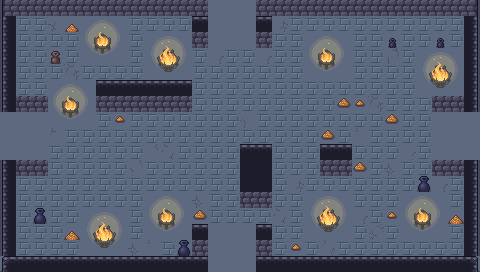

A 2D game scene composited from a Tiled map and its tileset images. What follows is a short description and the map's XML, with each tile layer's data collapsed to a summary:
An orthogonal 30x17 tile map with 16x16 px tiles, 6 tile layers (ground, dressing, decor, walls, ...), 5 tilesets and 12 objects (5x ENTRY, 5x ENEMY, 2x PROP).

<map version="1.10" tiledversion="1.10.2" orientation="orthogonal" renderorder="right-down" width="30" height="17" tilewidth="16" tileheight="16" infinite="0" nextlayerid="8" nextobjectid="13">
 <tileset firstgid="1" name="wall" tilewidth="16" tileheight="16" tilecount="493" columns="17">
  <image source="../../../gfx/tiles/cove/walls_floor.png" width="272" height="464" />
 </tileset>
 <tileset firstgid="494" name="cracks" tilewidth="16" tileheight="16" tilecount="120" columns="8">
  <image source="../../../gfx/tiles/cove/cracks_floor.png" width="128" height="240" />
 </tileset>
 <tileset firstgid="614" name="wallcracks" tilewidth="16" tileheight="16" tilecount="256" columns="8">
  <image source="../../../gfx/tiles/cove/cracks_walls.png" width="128" height="512" />
 </tileset>
 <tileset firstgid="870" name="objects" tilewidth="16" tileheight="16" tilecount="216" columns="24">
  <image source="../../../gfx/tiles/cove/objects.png" width="384" height="144" />
 </tileset>
 <tileset firstgid="1086" name="fire" tilewidth="16" tileheight="16" tilecount="198" columns="11">
  <image source="../../../gfx/tiles/cove/fire.png" width="176" height="288" />
  <tile id="0">
   <animation>
    <frame tileid="0" duration="150" />
    <frame tileid="33" duration="150" />
    <frame tileid="66" duration="150" />
    <frame tileid="99" duration="150" />
    <frame tileid="132" duration="150" />
    <frame tileid="165" duration="150" />
   </animation>
  </tile>
  <tile id="1">
   <animation>
    <frame tileid="1" duration="150" />
    <frame tileid="34" duration="150" />
    <frame tileid="67" duration="150" />
    <frame tileid="100" duration="150" />
    <frame tileid="133" duration="150" />
    <frame tileid="166" duration="150" />
   </animation>
  </tile>
  <tile id="2">
   <animation>
    <frame tileid="2" duration="150" />
    <frame tileid="35" duration="150" />
    <frame tileid="68" duration="150" />
    <frame tileid="101" duration="150" />
    <frame tileid="134" duration="150" />
    <frame tileid="167" duration="150" />
   </animation>
  </tile>
  <tile id="3">
   <animation>
    <frame tileid="3" duration="150" />
    <frame tileid="36" duration="150" />
    <frame tileid="69" duration="150" />
    <frame tileid="102" duration="150" />
    <frame tileid="135" duration="150" />
    <frame tileid="168" duration="150" />
   </animation>
  </tile>
  <tile id="4">
   <animation>
    <frame tileid="4" duration="150" />
    <frame tileid="37" duration="150" />
    <frame tileid="70" duration="150" />
    <frame tileid="103" duration="150" />
    <frame tileid="136" duration="150" />
    <frame tileid="169" duration="150" />
   </animation>
  </tile>
  <tile id="5">
   <animation>
    <frame tileid="5" duration="150" />
    <frame tileid="38" duration="150" />
    <frame tileid="71" duration="150" />
    <frame tileid="104" duration="150" />
    <frame tileid="137" duration="150" />
    <frame tileid="170" duration="150" />
   </animation>
  </tile>
  <tile id="6">
   <animation>
    <frame tileid="6" duration="150" />
    <frame tileid="39" duration="150" />
    <frame tileid="72" duration="150" />
    <frame tileid="105" duration="150" />
    <frame tileid="138" duration="150" />
    <frame tileid="171" duration="150" />
   </animation>
  </tile>
  <tile id="7">
   <animation>
    <frame tileid="7" duration="150" />
    <frame tileid="40" duration="150" />
    <frame tileid="73" duration="150" />
    <frame tileid="106" duration="150" />
    <frame tileid="139" duration="150" />
    <frame tileid="172" duration="150" />
   </animation>
  </tile>
  <tile id="8">
   <animation>
    <frame tileid="8" duration="150" />
    <frame tileid="41" duration="150" />
    <frame tileid="74" duration="150" />
    <frame tileid="107" duration="150" />
    <frame tileid="140" duration="150" />
    <frame tileid="173" duration="150" />
   </animation>
  </tile>
  <tile id="9">
   <animation>
    <frame tileid="9" duration="150" />
    <frame tileid="42" duration="150" />
    <frame tileid="75" duration="150" />
    <frame tileid="108" duration="150" />
    <frame tileid="141" duration="150" />
    <frame tileid="174" duration="150" />
   </animation>
  </tile>
  <tile id="10">
   <animation>
    <frame tileid="10" duration="150" />
    <frame tileid="43" duration="150" />
    <frame tileid="76" duration="150" />
    <frame tileid="109" duration="150" />
    <frame tileid="142" duration="150" />
    <frame tileid="175" duration="150" />
   </animation>
  </tile>
  <tile id="11">
   <animation>
    <frame tileid="11" duration="150" />
    <frame tileid="44" duration="150" />
    <frame tileid="77" duration="150" />
    <frame tileid="110" duration="150" />
    <frame tileid="143" duration="150" />
    <frame tileid="176" duration="150" />
   </animation>
  </tile>
  <tile id="12">
   <animation>
    <frame tileid="12" duration="150" />
    <frame tileid="45" duration="150" />
    <frame tileid="78" duration="150" />
    <frame tileid="111" duration="150" />
    <frame tileid="144" duration="150" />
    <frame tileid="177" duration="150" />
   </animation>
  </tile>
  <tile id="13">
   <animation>
    <frame tileid="13" duration="150" />
    <frame tileid="46" duration="150" />
    <frame tileid="79" duration="150" />
    <frame tileid="112" duration="150" />
    <frame tileid="145" duration="150" />
    <frame tileid="178" duration="150" />
   </animation>
  </tile>
  <tile id="14">
   <animation>
    <frame tileid="14" duration="150" />
    <frame tileid="47" duration="150" />
    <frame tileid="80" duration="150" />
    <frame tileid="113" duration="150" />
    <frame tileid="146" duration="150" />
    <frame tileid="179" duration="150" />
   </animation>
  </tile>
  <tile id="15">
   <animation>
    <frame tileid="15" duration="150" />
    <frame tileid="48" duration="150" />
    <frame tileid="81" duration="150" />
    <frame tileid="114" duration="150" />
    <frame tileid="147" duration="150" />
    <frame tileid="180" duration="150" />
   </animation>
  </tile>
  <tile id="16">
   <animation>
    <frame tileid="16" duration="150" />
    <frame tileid="49" duration="150" />
    <frame tileid="82" duration="150" />
    <frame tileid="115" duration="150" />
    <frame tileid="148" duration="150" />
    <frame tileid="181" duration="150" />
   </animation>
  </tile>
  <tile id="17">
   <animation>
    <frame tileid="17" duration="150" />
    <frame tileid="50" duration="150" />
    <frame tileid="83" duration="150" />
    <frame tileid="116" duration="150" />
    <frame tileid="149" duration="150" />
    <frame tileid="182" duration="150" />
   </animation>
  </tile>
  <tile id="18">
   <animation>
    <frame tileid="18" duration="150" />
    <frame tileid="51" duration="150" />
    <frame tileid="84" duration="150" />
    <frame tileid="117" duration="150" />
    <frame tileid="150" duration="150" />
    <frame tileid="183" duration="150" />
   </animation>
  </tile>
  <tile id="19">
   <animation>
    <frame tileid="19" duration="150" />
    <frame tileid="52" duration="150" />
    <frame tileid="85" duration="150" />
    <frame tileid="118" duration="150" />
    <frame tileid="151" duration="150" />
    <frame tileid="184" duration="150" />
   </animation>
  </tile>
  <tile id="20">
   <animation>
    <frame tileid="20" duration="150" />
    <frame tileid="53" duration="150" />
    <frame tileid="86" duration="150" />
    <frame tileid="119" duration="150" />
    <frame tileid="152" duration="150" />
    <frame tileid="185" duration="150" />
   </animation>
  </tile>
  <tile id="21">
   <animation>
    <frame tileid="21" duration="150" />
    <frame tileid="54" duration="150" />
    <frame tileid="87" duration="150" />
    <frame tileid="120" duration="150" />
    <frame tileid="153" duration="150" />
    <frame tileid="186" duration="150" />
   </animation>
  </tile>
  <tile id="22">
   <animation>
    <frame tileid="22" duration="150" />
    <frame tileid="55" duration="150" />
    <frame tileid="88" duration="150" />
    <frame tileid="121" duration="150" />
    <frame tileid="154" duration="150" />
    <frame tileid="187" duration="150" />
   </animation>
  </tile>
  <tile id="23">
   <animation>
    <frame tileid="23" duration="150" />
    <frame tileid="56" duration="150" />
    <frame tileid="89" duration="150" />
    <frame tileid="122" duration="150" />
    <frame tileid="155" duration="150" />
    <frame tileid="188" duration="150" />
   </animation>
  </tile>
  <tile id="24">
   <animation>
    <frame tileid="24" duration="150" />
    <frame tileid="57" duration="150" />
    <frame tileid="90" duration="150" />
    <frame tileid="123" duration="150" />
    <frame tileid="156" duration="150" />
    <frame tileid="189" duration="150" />
   </animation>
  </tile>
  <tile id="25">
   <animation>
    <frame tileid="25" duration="150" />
    <frame tileid="58" duration="150" />
    <frame tileid="91" duration="150" />
    <frame tileid="124" duration="150" />
    <frame tileid="157" duration="150" />
    <frame tileid="190" duration="150" />
   </animation>
  </tile>
  <tile id="26">
   <animation>
    <frame tileid="26" duration="150" />
    <frame tileid="59" duration="150" />
    <frame tileid="92" duration="150" />
    <frame tileid="125" duration="150" />
    <frame tileid="158" duration="150" />
    <frame tileid="191" duration="150" />
   </animation>
  </tile>
  <tile id="27">
   <animation>
    <frame tileid="27" duration="150" />
    <frame tileid="60" duration="150" />
    <frame tileid="93" duration="150" />
    <frame tileid="126" duration="150" />
    <frame tileid="159" duration="150" />
    <frame tileid="192" duration="150" />
   </animation>
  </tile>
  <tile id="28">
   <animation>
    <frame tileid="28" duration="150" />
    <frame tileid="61" duration="150" />
    <frame tileid="94" duration="150" />
    <frame tileid="127" duration="150" />
    <frame tileid="160" duration="150" />
    <frame tileid="193" duration="150" />
   </animation>
  </tile>
  <tile id="29">
   <animation>
    <frame tileid="29" duration="150" />
    <frame tileid="62" duration="150" />
    <frame tileid="95" duration="150" />
    <frame tileid="128" duration="150" />
    <frame tileid="161" duration="150" />
    <frame tileid="194" duration="150" />
   </animation>
  </tile>
  <tile id="30">
   <animation>
    <frame tileid="30" duration="150" />
    <frame tileid="63" duration="150" />
    <frame tileid="96" duration="150" />
    <frame tileid="129" duration="150" />
    <frame tileid="162" duration="150" />
    <frame tileid="195" duration="150" />
   </animation>
  </tile>
  <tile id="31">
   <animation>
    <frame tileid="31" duration="150" />
    <frame tileid="64" duration="150" />
    <frame tileid="97" duration="150" />
    <frame tileid="130" duration="150" />
    <frame tileid="163" duration="150" />
    <frame tileid="196" duration="150" />
   </animation>
  </tile>
  <tile id="32">
   <animation>
    <frame tileid="32" duration="150" />
    <frame tileid="65" duration="150" />
    <frame tileid="98" duration="150" />
    <frame tileid="131" duration="150" />
    <frame tileid="164" duration="150" />
    <frame tileid="197" duration="150" />
   </animation>
  </tile>
 </tileset>
 <layer id="1" name="ground" width="30" height="17">
  <data>[510 cells, 510 non-empty, 1 distinct tile ids]</data>
 </layer>
 <layer id="2" name="dressing" width="30" height="17">
  <data>[510 cells, 347 non-empty, 41 distinct tile ids]</data>
 </layer>
 <layer id="3" name="decor" width="30" height="17">
  <data>[510 cells, 0 non-empty, 0 distinct tile ids]</data>
 </layer>
 <layer id="4" name="walls" width="30" height="17">
  <data>[510 cells, 78 non-empty, 8 distinct tile ids]</data>
 </layer>
 <layer id="5" name="props" width="30" height="17">
  <data>[510 cells, 55 non-empty, 8 distinct tile ids]</data>
 </layer>
 <layer id="6" name="overhead" width="30" height="17">
  <data>[510 cells, 0 non-empty, 0 distinct tile ids]</data>
 </layer>
 <objectgroup id="7" name="spawns">
  <object id="1" name="UP" type="ENTRY" x="232" y="24" />
  <object id="2" name="DOWN" type="ENTRY" x="232" y="248" />
  <object id="3" name="LEFT" type="ENTRY" x="24" y="136" />
  <object id="4" name="RIGHT" type="ENTRY" x="456" y="136" />
  <object id="5" name="" type="ENTRY" x="248" y="136" />
  <object id="6" name="" type="ENEMY" x="360" y="88" />
  <object id="7" name="" type="ENEMY" x="232" y="88" />
  <object id="8" name="" type="ENEMY" x="360" y="184" />
  <object id="9" name="" type="ENEMY" x="104" y="184" />
  <object id="10" name="" type="ENEMY" x="232" y="184" />
  <object id="11" name="torch" type="PROP" x="56" y="264" />
  <object id="12" name="torch" type="PROP" x="424" y="264" />
 </objectgroup>
</map>
